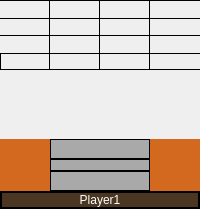
    <widget class="QWidget" name="widget" native="true">
     <property name="styleSheet">
      <string notr="true">#widget {
background-color:  #FFDBAC;
border: 2px solid black;
border-radius: 15px;
}</string>
     </property>
     <layout class="QGridLayout" name="gridLayout_15" rowstretch="1,1,1">
      <property name="leftMargin">
       <number>0</number>
      </property>
      <property name="topMargin">
       <number>0</number>
      </property>
      <property name="rightMargin">
       <number>0</number>
      </property>
      <property name="bottomMargin">
       <number>0</number>
      </property>
      <property name="spacing">
       <number>0</number>
      </property>
      <item row="1" column="0">
       <spacer name="verticalSpacer_2">
        <property name="orientation">
         <enum>Qt::Vertical</enum>
        </property>
        <property name="sizeHint" stdset="0">
         <size>
          <width>20</width>
          <height>151</height>
         </size>
        </property>
       </spacer>
      </item>
      <item row="0" column="0">
       <layout class="QGridLayout" name="gridLayout_17">
        <item row="4" column="1">
         <widget class="QWidget" name="player2CapturedPieces" native="true">
          <property name="sizePolicy">
           <sizepolicy hsizetype="Ignored" vsizetype="Ignored">
            <horstretch>0</horstretch>
            <verstretch>0</verstretch>
           </sizepolicy>
          </property>
          <property name="styleSheet">
           <string notr="true">#widget_9 {
	background-color: #D2691E;
	border-top: 2px solid black;
	border-left: 2px solid black;
	border-right: 2px solid black;
	border-top-left-radius: 15px 15px;
	border-top-right-radius: 15px 15px;
}</string>
          </property>
          <layout class="QGridLayout" name="gridLayout_28">
           <property name="leftMargin">
            <number>0</number>
           </property>
           <property name="topMargin">
            <number>0</number>
           </property>
           <property name="rightMargin">
            <number>0</number>
           </property>
           <property name="bottomMargin">
            <number>0</number>
           </property>
           <property name="spacing">
            <number>0</number>
           </property>
           <item row="0" column="3">
            <widget class="QLabel" name="label_85">
             <property name="styleSheet">
              <string notr="true">border-top: 1px solid black;</string>
             </property>
             <property name="text">
              <string/>
             </property>
            </widget>
           </item>
           <item row="1" column="2">
            <widget class="QLabel" name="label_86">
             <property name="styleSheet">
              <string notr="true">border-top: 1px solid black;
border-right: 1px solid black;</string>
             </property>
             <property name="text">
              <string/>
             </property>
            </widget>
           </item>
           <item row="2" column="3">
            <widget class="QLabel" name="label_93">
             <property name="styleSheet">
              <string notr="true">border-top: 1px solid black;</string>
             </property>
             <property name="text">
              <string/>
             </property>
            </widget>
           </item>
           <item row="2" column="1">
            <widget class="QLabel" name="label_91">
             <property name="styleSheet">
              <string notr="true">border-top: 1px solid black;
border-right: 1px solid black;</string>
             </property>
             <property name="text">
              <string/>
             </property>
            </widget>
           </item>
           <item row="2" column="2">
            <widget class="QLabel" name="label_92">
             <property name="styleSheet">
              <string notr="true">border-top: 1px solid black;
border-right: 1px solid black;</string>
             </property>
             <property name="text">
              <string/>
             </property>
            </widget>
           </item>
           <item row="1" column="1">
            <widget class="QLabel" name="label_88">
             <property name="styleSheet">
              <string notr="true">border-top: 1px solid black;
border-right: 1px solid black;</string>
             </property>
             <property name="text">
              <string/>
             </property>
            </widget>
           </item>
           <item row="1" column="3">
            <widget class="QLabel" name="label_89">
             <property name="styleSheet">
              <string notr="true">border-top: 1px solid black;</string>
             </property>
             <property name="text">
              <string/>
             </property>
            </widget>
           </item>
           <item row="1" column="0">
            <widget class="QLabel" name="label_87">
             <property name="styleSheet">
              <string notr="true">border-top: 1px solid black;
border-right: 1px solid black;</string>
             </property>
             <property name="text">
              <string/>
             </property>
            </widget>
           </item>
           <item row="2" column="0">
            <widget class="QLabel" name="label_90">
             <property name="styleSheet">
              <string notr="true">border-top: 1px solid black;
border-right: 1px solid black;</string>
             </property>
             <property name="text">
              <string/>
             </property>
            </widget>
           </item>
           <item row="0" column="1">
            <widget class="QLabel" name="label_83">
             <property name="styleSheet">
              <string notr="true">border-top: 1px solid black;
border-right: 1px solid black;</string>
             </property>
             <property name="text">
              <string/>
             </property>
            </widget>
           </item>
           <item row="0" column="0">
            <widget class="QLabel" name="label_82">
             <property name="styleSheet">
              <string notr="true">border-top: 1px solid black;
border-right: 1px solid black;</string>
             </property>
             <property name="text">
              <string/>
             </property>
            </widget>
           </item>
           <item row="0" column="2">
            <widget class="QLabel" name="label_84">
             <property name="styleSheet">
              <string notr="true">border-top: 1px solid black;
border-right: 1px solid black;</string>
             </property>
             <property name="text">
              <string/>
             </property>
            </widget>
           </item>
           <item row="3" column="0">
            <widget class="QLabel" name="label_94">
             <property name="styleSheet">
              <string notr="true">border: 1px solid black;</string>
             </property>
             <property name="text">
              <string/>
             </property>
            </widget>
           </item>
           <item row="3" column="1">
            <widget class="QLabel" name="label_95">
             <property name="styleSheet">
              <string notr="true">border-top: 1px solid black;
border-bottom: 1px solid black;
border-right: 1px solid black;</string>
             </property>
             <property name="text">
              <string/>
             </property>
            </widget>
           </item>
           <item row="3" column="2">
            <widget class="QLabel" name="label_96">
             <property name="styleSheet">
              <string notr="true">border-top: 1px solid black;
border-bottom: 1px solid black;
border-right: 1px solid black;</string>
             </property>
             <property name="text">
              <string/>
             </property>
            </widget>
           </item>
           <item row="3" column="3">
            <widget class="QLabel" name="label_97">
             <property name="styleSheet">
              <string notr="true">border-top: 1px solid black;
border-bottom: 1px solid black;</string>
             </property>
             <property name="text">
              <string/>
             </property>
            </widget>
           </item>
          </layout>
         </widget>
        </item>
       </layout>
      </item>
      <item row="2" column="0">
       <layout class="QGridLayout" name="gridLayout_16">
        <property name="spacing">
         <number>0</number>
        </property>
        <item row="2" column="0">
         <layout class="QGridLayout" name="gridLayout_18" columnstretch="0,0">
          <property name="spacing">
           <number>0</number>
          </property>
          <item row="0" column="1">
           <widget class="QWidget" name="widget_3" native="true">
            <property name="styleSheet">
             <string notr="true">#widget_3 {
	background-color: #D2691E;
}</string>
            </property>
            <layout class="QGridLayout" name="gridLayout_21" columnstretch="1,2,1">
             <property name="leftMargin">
              <number>0</number>
             </property>
             <property name="topMargin">
              <number>0</number>
             </property>
             <property name="rightMargin">
              <number>0</number>
             </property>
             <property name="bottomMargin">
              <number>0</number>
             </property>
             <property name="spacing">
              <number>0</number>
             </property>
             <item row="0" column="1">
              <widget class="QLabel" name="player1StepInfo">
               <property name="sizePolicy">
                <sizepolicy hsizetype="Ignored" vsizetype="Ignored">
                 <horstretch>0</horstretch>
                 <verstretch>0</verstretch>
                </sizepolicy>
               </property>
               <property name="styleSheet">
                <string notr="true">background-color: #A9A9A9;
border: 1px solid black;</string>
               </property>
               <property name="text">
                <string/>
               </property>
               <property name="pixmap">
                <pixmap>../resource_images/step_i.png</pixmap>
               </property>
               <property name="scaledContents">
                <bool>true</bool>
               </property>
              </widget>
             </item>
             <item row="0" column="0">
              <spacer name="horizontalSpacer_11">
               <property name="orientation">
                <enum>Qt::Horizontal</enum>
               </property>
               <property name="sizeType">
                <enum>QSizePolicy::Ignored</enum>
               </property>
               <property name="sizeHint" stdset="0">
                <size>
                 <width>40</width>
                 <height>20</height>
                </size>
               </property>
              </spacer>
             </item>
             <item row="0" column="2">
              <spacer name="horizontalSpacer_14">
               <property name="orientation">
                <enum>Qt::Horizontal</enum>
               </property>
               <property name="sizeType">
                <enum>QSizePolicy::Ignored</enum>
               </property>
               <property name="sizeHint" stdset="0">
                <size>
                 <width>40</width>
                 <height>20</height>
                </size>
               </property>
              </spacer>
             </item>
            </layout>
           </widget>
          </item>
         </layout>
        </item>
        <item row="1" column="0">
         <layout class="QGridLayout" name="gridLayout_19" columnstretch="0,0,0,0">
          <property name="spacing">
           <number>0</number>
          </property>
          <item row="0" column="3">
           <widget class="QWidget" name="widget_4" native="true">
            <property name="sizePolicy">
             <sizepolicy hsizetype="Ignored" vsizetype="Ignored">
              <horstretch>0</horstretch>
              <verstretch>0</verstretch>
             </sizepolicy>
            </property>
            <property name="styleSheet">
             <string notr="true">#widget_4 {
	background-color: #D2691E;
}</string>
            </property>
            <layout class="QGridLayout" name="gridLayout_26" columnstretch="1,2,1">
             <property name="leftMargin">
              <number>0</number>
             </property>
             <property name="topMargin">
              <number>0</number>
             </property>
             <property name="rightMargin">
              <number>0</number>
             </property>
             <property name="bottomMargin">
              <number>0</number>
             </property>
             <property name="spacing">
              <number>0</number>
             </property>
             <item row="0" column="1">
              <widget class="QLabel" name="player1DrawRequest">
               <property name="sizePolicy">
                <sizepolicy hsizetype="Ignored" vsizetype="Ignored">
                 <horstretch>0</horstretch>
                 <verstretch>0</verstretch>
                </sizepolicy>
               </property>
               <property name="styleSheet">
                <string notr="true">background-color: #A9A9A9;
border: 1px solid black;</string>
               </property>
               <property name="text">
                <string/>
               </property>
               <property name="pixmap">
                <pixmap>../resource_images/draw_g.png</pixmap>
               </property>
               <property name="scaledContents">
                <bool>true</bool>
               </property>
               <property name="alignment">
                <set>Qt::AlignCenter</set>
               </property>
              </widget>
             </item>
             <item row="0" column="0">
              <spacer name="horizontalSpacer_15">
               <property name="orientation">
                <enum>Qt::Horizontal</enum>
               </property>
               <property name="sizeType">
                <enum>QSizePolicy::Ignored</enum>
               </property>
               <property name="sizeHint" stdset="0">
                <size>
                 <width>40</width>
                 <height>20</height>
                </size>
               </property>
              </spacer>
             </item>
             <item row="0" column="2">
              <spacer name="horizontalSpacer_13">
               <property name="orientation">
                <enum>Qt::Horizontal</enum>
               </property>
               <property name="sizeType">
                <enum>QSizePolicy::Ignored</enum>
               </property>
               <property name="sizeHint" stdset="0">
                <size>
                 <width>40</width>
                 <height>20</height>
                </size>
               </property>
              </spacer>
             </item>
            </layout>
           </widget>
          </item>
         </layout>
        </item>
        <item row="3" column="0">
         <widget class="QLabel" name="player1Name">
          <property name="styleSheet">
           <string notr="true">background-color: #4B3621;
border: 2px solid black;
border-radius: 15px;
color: white;</string>
          </property>
          <property name="text">
           <string>Player1</string>
          </property>
          <property name="alignment">
           <set>Qt::AlignCenter</set>
          </property>
         </widget>
        </item>
        <item row="0" column="0">
         <layout class="QGridLayout" name="gridLayout_20" columnstretch="0,0">
          <property name="spacing">
           <number>0</number>
          </property>
          <item row="1" column="1">
           <widget class="QWidget" name="widget_5" native="true">
            <property name="styleSheet">
             <string notr="true">#widget_5 {
	background-color: #D2691E;
}</string>
            </property>
            <layout class="QGridLayout" name="gridLayout_27" columnstretch="1,2,1">
             <property name="leftMargin">
              <number>0</number>
             </property>
             <property name="topMargin">
              <number>0</number>
             </property>
             <property name="rightMargin">
              <number>0</number>
             </property>
             <property name="bottomMargin">
              <number>0</number>
             </property>
             <property name="spacing">
              <number>0</number>
             </property>
             <item row="0" column="1">
              <widget class="QLabel" name="player1Surrender">
               <property name="sizePolicy">
                <sizepolicy hsizetype="Ignored" vsizetype="Ignored">
                 <horstretch>0</horstretch>
                 <verstretch>0</verstretch>
                </sizepolicy>
               </property>
               <property name="styleSheet">
                <string notr="true">background-color: #A9A9A9;
border: 1px solid black;</string>
               </property>
               <property name="text">
                <string/>
               </property>
               <property name="pixmap">
                <pixmap>../resource_images/lose_g.png</pixmap>
               </property>
               <property name="scaledContents">
                <bool>true</bool>
               </property>
               <property name="alignment">
                <set>Qt::AlignJustify|Qt::AlignVCenter</set>
               </property>
              </widget>
             </item>
             <item row="0" column="0">
              <spacer name="horizontalSpacer_10">
               <property name="orientation">
                <enum>Qt::Horizontal</enum>
               </property>
               <property name="sizeType">
                <enum>QSizePolicy::Ignored</enum>
               </property>
               <property name="sizeHint" stdset="0">
                <size>
                 <width>40</width>
                 <height>20</height>
                </size>
               </property>
              </spacer>
             </item>
             <item row="0" column="2">
              <spacer name="horizontalSpacer_12">
               <property name="orientation">
                <enum>Qt::Horizontal</enum>
               </property>
               <property name="sizeType">
                <enum>QSizePolicy::Ignored</enum>
               </property>
               <property name="sizeHint" stdset="0">
                <size>
                 <width>40</width>
                 <height>20</height>
                </size>
               </property>
              </spacer>
             </item>
            </layout>
           </widget>
          </item>
         </layout>
        </item>
       </layout>
      </item>
     </layout>
    </widget>
